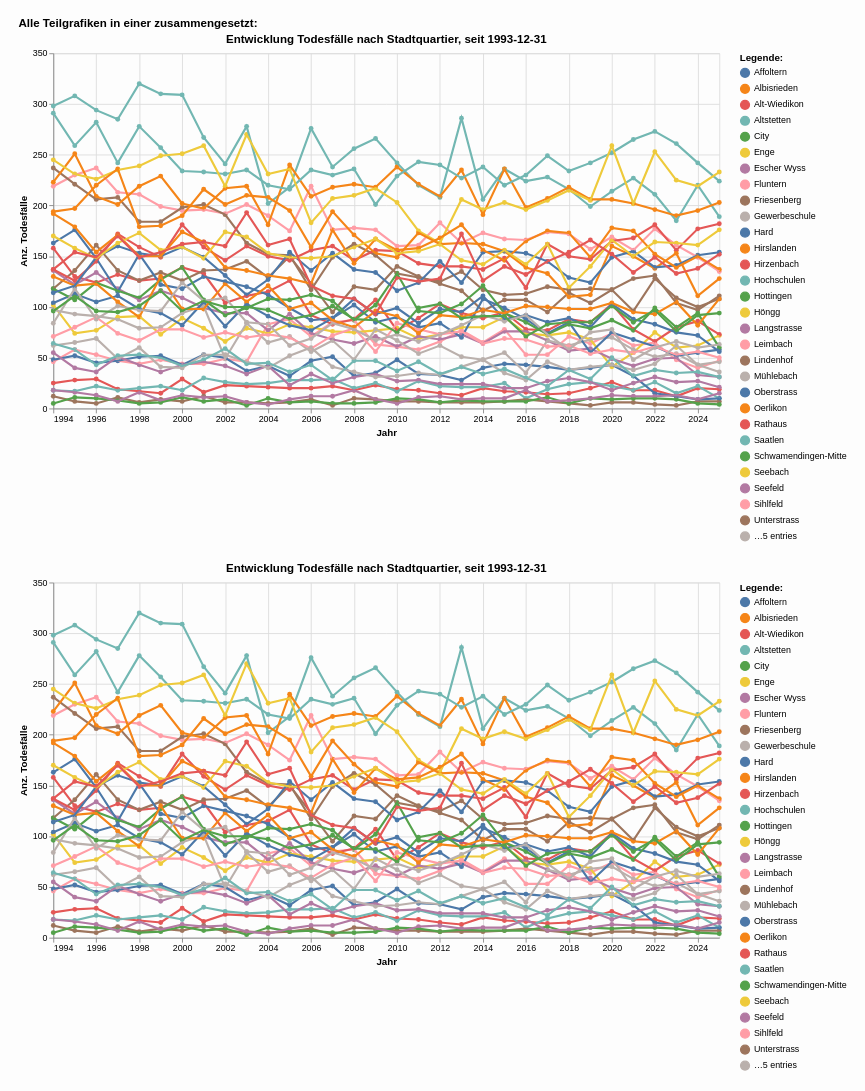

Here is the notebook cell this chart was saved with:
### Markdown cell above
##### Kombinierte Grafik in Altair

### Code cell
# Kombiniere die Grafiken horizontal
top_row = alt.hconcat(grafik1, grafik1)
#combined_chart = alt.vconcat(top_row,grafik3)
combined_chart = alt.vconcat(grafik1, grafik1, spacing=20)

# Optional: Füge einen Titel für die gesamte Grafik hinzu
final_chart = combined_chart.properties(
    title="Alle Teilgrafiken in einer zusammengesetzt:    ",  
    background="#FDFDFD",
    padding={"left": 20, "top": 20, "right": 20, "bottom": 20},
    autosize={"type": "fit", "contains": "padding"}
)
#Legenden nicht zusammenfügen
final_chart = final_chart.resolve_scale(
    color='independent',
    shape='independent',
    size='independent'
)

# Zeigen Sie die Grafik an
final_chart

### Figure 1 — Vega-Lite specification as saved in the notebook (floating-point values rounded to 4 significant figures; data arrays with more than 128 entries replaced by an {"elided": "..."} marker saying what was removed)
{"config": {"view": {"continuousWidth": 300, "continuousHeight": 300}}, "vconcat": [{"layer": [{"mark": {"type": "circle"}, "encoding": {"color": {"field": "QuarLang", "legend": {"orient": "right", "title": "Legende:"}, "scale": {"scheme": "tableau10"}, "type": "nominal"}, "opacity": {"value": 1.3}, "tooltip": [{"field": "StichtagDatJahr", "type": "temporal"}, {"field": "QuarLang", "type": "nominal"}, {"field": "sum_AnzSterWir", "type": "quantitative"}], "x": {"axis": {"title": "Jahr"}, "field": "StichtagDatJahr", "type": "temporal"}, "y": {"axis": {"title": "Anz. Todesfälle"}, "field": "sum_AnzSterWir", "type": "quantitative"}}, "name": "view_1", "title": "Entwicklung Todesfälle nach Stadtquartier, seit 1993-12-31"}, {"mark": {"type": "line"}, "encoding": {"color": {"field": "QuarLang", "legend": {"orient": "right", "title": "Legende:"}, "scale": {"scheme": "tableau10"}, "type": "nominal"}, "strokeWidth": {"condition": {"test": {"not": {"param": "param_1"}}, "value": 1.2}, "value": 2.4}, "tooltip": [{"field": "StichtagDatJahr", "type": "temporal"}, {"field": "QuarLang", "type": "nominal"}, {"field": "sum_AnzSterWir", "type": "quantitative"}], "x": {"axis": {"title": "Jahr"}, "field": "StichtagDatJahr", "type": "temporal"}, "y": {"axis": {"title": "Anz. Todesfälle"}, "field": "sum_AnzSterWir", "type": "quantitative"}}, "title": "Entwicklung Todesfälle nach Stadtquartier, seit 1993-12-31"}], "height": 400, "width": 750}, {"layer": [{"mark": {"type": "circle"}, "encoding": {"color": {"field": "QuarLang", "legend": {"orient": "right", "title": "Legende:"}, "scale": {"scheme": "tableau10"}, "type": "nominal"}, "opacity": {"value": 1.3}, "tooltip": [{"field": "StichtagDatJahr", "type": "temporal"}, {"field": "QuarLang", "type": "nominal"}, {"field": "sum_AnzSterWir", "type": "quantitative"}], "x": {"axis": {"title": "Jahr"}, "field": "StichtagDatJahr", "type": "temporal"}, "y": {"axis": {"title": "Anz. Todesfälle"}, "field": "sum_AnzSterWir", "type": "quantitative"}}, "name": "view_1", "title": "Entwicklung Todesfälle nach Stadtquartier, seit 1993-12-31"}, {"mark": {"type": "line"}, "encoding": {"color": {"field": "QuarLang", "legend": {"orient": "right", "title": "Legende:"}, "scale": {"scheme": "tableau10"}, "type": "nominal"}, "strokeWidth": {"condition": {"test": {"not": {"param": "param_1"}}, "value": 1.2}, "value": 2.4}, "tooltip": [{"field": "StichtagDatJahr", "type": "temporal"}, {"field": "QuarLang", "type": "nominal"}, {"field": "sum_AnzSterWir", "type": "quantitative"}], "x": {"axis": {"title": "Jahr"}, "field": "StichtagDatJahr", "type": "temporal"}, "y": {"axis": {"title": "Anz. Todesfälle"}, "field": "sum_AnzSterWir", "type": "quantitative"}}, "title": "Entwicklung Todesfälle nach Stadtquartier, seit 1993-12-31"}], "height": 400, "width": 750}], "autosize": {"type": "fit", "contains": "padding"}, "background": "#FDFDFD", "data": {"name": "data-aa12a98518036659ae6667c8e9f17908"}, "padding": {"left": 20, "top": 20, "right": 20, "bottom": 20}, "params": [{"name": "param_1", "select": {"type": "point", "fields": ["QuarLang:N"], "nearest": true, "on": "pointerover"}, "views": ["view_1"]}], "resolve": {"scale": {"color": "independent", "shape": "independent", "size": "independent"}}, "spacing": 20, "title": "Alle Teilgrafiken in einer zusammengesetzt:    ", "$schema": "https://vega.github.io/schema/vega-lite/v5.8.0.json", "datasets": {"data-aa12a98518036659ae6667c8e9f17908": {"elided": "1088 records"}}}
